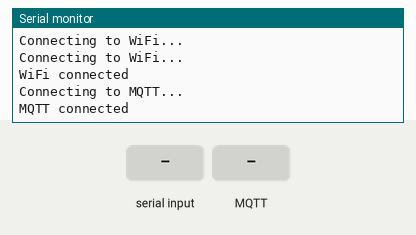
A program run on a simulated ESP8266 (NodeMCU). Shown: the last lines printed to the serial monitor. The inputs (shaded band) are chosen by the test bench. WiFi joins after 1.5 s; servers stay silent unless stated; no MQTT or app messages arrive unless stated.

Above: at 7.7 s.
7.8 s: "subscribe:\n" received over Serial
At 8.4 s:
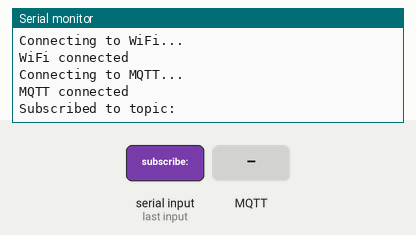
9.3 s: MQTT message "publish:" arrives on the first subscribed topic
At 10.5 s:
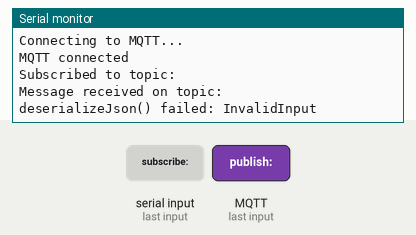
10.8 s: MQTT message "1" arrives on the first subscribed topic
At 11.9 s:
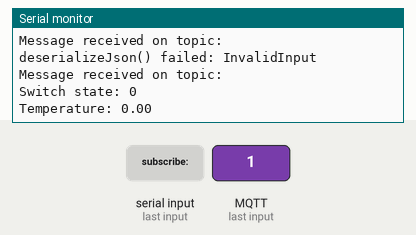
12.3 s: "unsubscribe:\n" received over Serial
At 13.0 s:
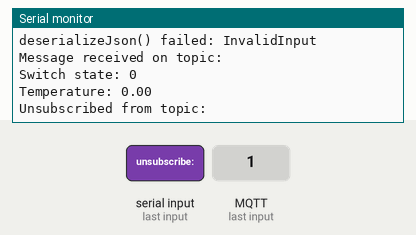

Measured:
- after the input at 7.8 s, the serial monitor: prints a new line at once (image 1)
- after the input at 9.3 s, the serial monitor: prints a new line at once (image 2)
- after the input at 10.8 s, the serial monitor: prints a new line at once (image 3)
- after the input at 12.3 s, the serial monitor: prints a new line at once (image 4)

The program:

main.cpp
```cpp
#include <ArduinoJson.h>
#include <ESP8266WiFi.h>
#include <PubSubClient.h>
#include <WiFiClientSecure.h>

// #define LED 2
// #define WDT_TIMEOUT 20000

// WiFi credentials
const char *ssid = "Home Base";
const char *password = "leb87/11";

// MQTT Broker
const char *mqtt_server = "emqx.home.mwaleedh.com.pk";
const int mqtt_port = 8883; // MQTT port
const char *mqtt_user = "test";
const char *mqtt_password = "test";
const char *mqtt_client_id = "esp01_rameeza";
bool switchState = false; // Initial state
float temperature = 0.0;  // Initial temperature value

WiFiClientSecure espClient;
PubSubClient client(espClient);

void reconnect() {
  while (!client.connected()) {
    Serial.println("Connecting to MQTT...");
    if (client.connect(mqtt_client_id, mqtt_user, mqtt_password)) {
      Serial.println("MQTT connected");
    } else {
      Serial.print("Failed, rc=");
      Serial.print(client.state());
      Serial.println(" Retry in 5 seconds");
      delay(5000);
    }
  }
}

void callback(char *topic, byte *payload, unsigned int length) {
  Serial.print("Message received on topic: ");
  Serial.println(topic);

  // Parse JSON payload
  JsonDocument doc;
  DeserializationError error = deserializeJson(doc, payload, length);
  if (error) {
    Serial.print("deserializeJson() failed: ");
    Serial.println(error.c_str());
    return;
  }
  // digitalWrite(LED, LOW);

  // Extract values from JSON and update variables
  switchState = doc["switch"];
  temperature = doc["temperature"];

  Serial.print("Switch state: ");
  Serial.println(switchState);
  Serial.print("Temperature: ");
  Serial.println(temperature);
  delay(1000);
}
unsigned long previousMillis = 0;

void nonBlockingDelay(unsigned long interval) {
  static unsigned long previousMillis = 0;
  unsigned long currentMillis = millis();

  if (currentMillis - previousMillis >= interval) {
    previousMillis = currentMillis;
    // Perform action here...
  }
}

void setup() {
  Serial.begin(115200);
  Serial.println("Turning On...");
  delay(5000);

  WiFi.begin(ssid, password);
  Serial.println("Wifi Function called");
  while (WiFi.status() != WL_CONNECTED) {
    nonBlockingDelay(50000);
    Serial.println("Connecting to WiFi...");
    // delay(5000);
  }
  Serial.println("WiFi connected");

  // if (root_ca != NULL) {
  //   espClient.setCACert(root_ca);
  // } else {
  espClient.setInsecure();
  //}
  client.setServer(mqtt_server, mqtt_port);
  client.setCallback(callback);

  while (!client.connected()) {
    Serial.println("Connecting to MQTT...");
    if (client.connect(mqtt_client_id, mqtt_user, mqtt_password)) {
      Serial.println("MQTT connected");
    } else {
      Serial.print("Failed, rc=");
      Serial.print(client.state());
      Serial.println(" Retry in 5 seconds");
      delay(5000);
    }
  }
  // send initial config message here, intial subscribe here
  // client.subscribe("topic_name");
  // Serial.println("Subscribed to topic");
  // client.publish(topic.c_str(), message.c_str());

  // action config here
  // pinMode(LED, OUTPUT);
}

void loop() {
  // ESP.wdtFeed();
  if (!client.connected()) {
    reconnect();
  }
  client.loop();
  // digitalWrite(LED, HIGH);
  //  Read switch state and temperature from serial
  if (Serial.available() > 0) {
    String input = Serial.readStringUntil('\n');
    if (input.startsWith("publish:")) {
      int separatorIndex = input.indexOf('|');
      if (separatorIndex != -1) {
        String topic = input.substring(8, separatorIndex);
        String payload = input.substring(separatorIndex + 1);
        JsonDocument doc;
        DeserializationError error = deserializeJson(doc, payload);
        if (!error) {
          switchState = doc["switch"];
          temperature = doc["temperature"];
          client.publish(topic.c_str(), payload.c_str());
          Serial.println("Published message:");
          Serial.println(payload);
        }
        //   // char buffer[256];
        //   // size_t n = serializeJson(doc, buffer);
      }
    } else if (input.startsWith("subscribe:")) {
      String topic = input.substring(10);
      client.subscribe(topic.c_str());
      Serial.print("Subscribed to topic: ");
      Serial.println(topic);
    } else if (input.startsWith("unsubscribe:")) {
      String topic = input.substring(12);
      client.unsubscribe(topic.c_str());
      Serial.print("Unsubscribed from topic: ");
      Serial.println(topic);
    }
  }
}
```
